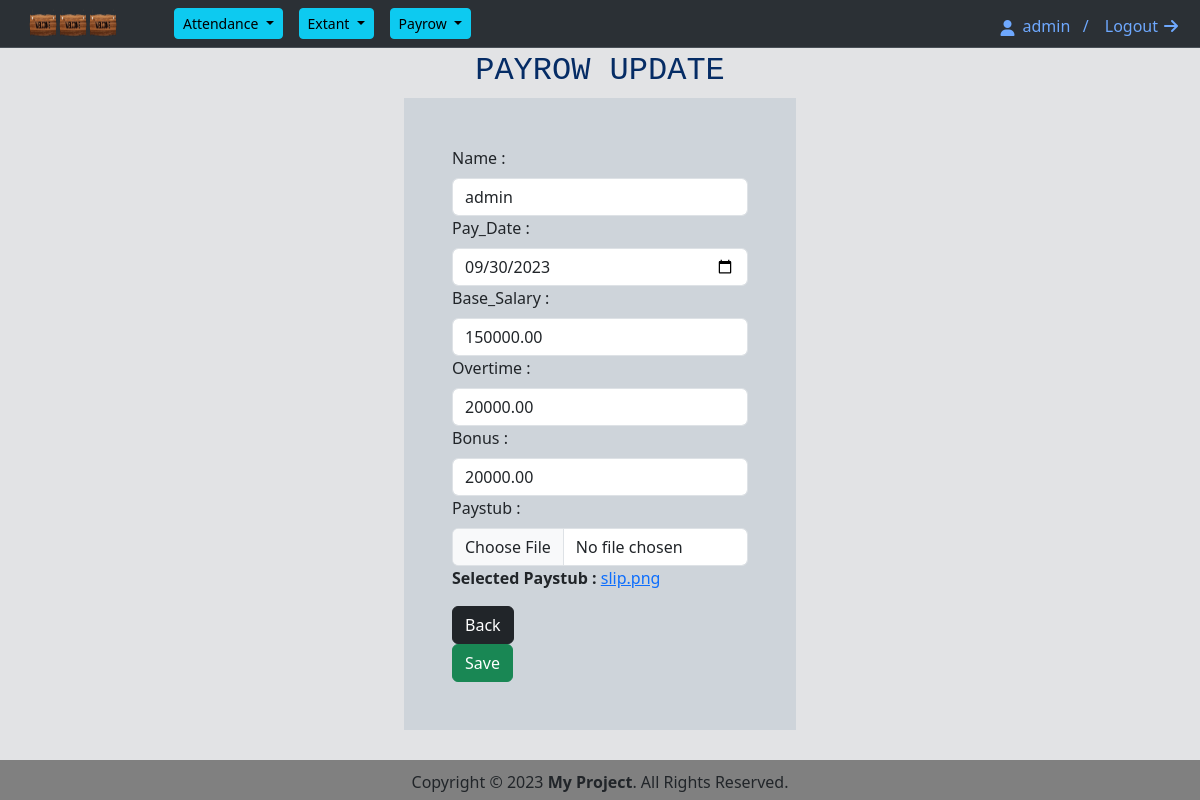
The app's page /payrow/update/1/ (signed in) with its own data.
### payrow/models.py (models this page shows, shortened)
class Payrow(models.Model):
    name = models.CharField(max_length=30)
    pay_date = models.DateField()
    base_salary = models.DecimalField(max_digits=10, decimal_places=2)
    overtime = models.DecimalField(max_digits=10, decimal_places=2)
    bonus = models.DecimalField(max_digits=10, decimal_places=2)
    paystub = models.ImageField(default=None, blank=True)

### payrow/views.py (the view, shortened to what this page needs)
# urls.py: path('update/<int:pk>/',views.payrow_update),
@permission_required('payrow.change_payrow',login_url='login')
def payrow_update(request,pk):
    payrows = Payrow.objects.get(id=pk)
    if request.method == "GET":
        payrows.pay_date = str(payrows.pay_date)
        return render(request,'payrowUpdate.html',{"payrows":payrows,"paystub_image":payrows.paystub})

### payrow/templates/payrowUpdate.html (shortened to what this page needs)
{% extends 'base.html' %}
{% block title %}  <h2>Payrow Update</h2> {% endblock %}
{% block body %}
{% load static %}
<div class="container-fluid">
<form class="container col-lg-4 p-5 g-3 bg-dark-subtle" method="POST" action="/payrow/update/{{payrows.id}}/" enctype="multipart/form-data">
    <div class="col-md-12">
        <label class="form-label">Name :</label>
        <input type="text" name="name" value="{{payrows.name}}" class="form-control">
    </div>
    <div class="col-md-12">
        <label class="form-label">Pay_Date :</label>
        <input type="date" name="pay_date" value="{{payrows.pay_date}}" class="form-control">
    </div>
    <div class="col-12">
        <label class="form-label">Base_Salary :</label>
        <input type="number" name="base_salary" value="{{payrows.base_salary}}" class="form-control">
    </div>
    <div class="col-12">
        <label class="form-label">Overtime :</label>
        <input type="number" name="overtime" value="{{payrows.overtime}}" class="form-control">
    </div>
    <div class="col-md-12">
        <label class="form-label">Bonus :</label>
        <input type="number" name="bonus" value="{{payrows.bonus}}" class="form-control">
    </div>
    <div class="col-md-12">
        <label class="form-label">Paystub :</label>
        <input type="file" name="paystub" class="form-control">
        {% if paystub_image %}
        <p><strong>Selected Paystub :</strong> <a href="{{paystub_image_url}}">{{ paystub_image }}</a></p>
        {% endif %}
    </div>
    <div class="col-lg-4">
        <a href="javascript:history.back()" class="btn btn-dark">Back</a>
      <button type="submit" class="btn btn-success">Save</button>
    </div>
  </form>
</div>
{% endblock %}

### templates/header.html (shortened to what this page needs)
<nav class="navbar navbar-expand-lg bg-body-tertiary border-bottom border-body" data-bs-theme="dark">
    <div class="container-fluid">
        <a class="ms-3" href="#">
            <img src="/static/logoimg.png"><img src="/static/logoimg.png"><img src="/static/logoimg.png">
        </a>
        {% if user.is_authenticated %}
        <div class="collapse navbar-collapse ms-2" id="navbarNav">
            <ul class="navbar-nav">
                <div class="btn-group ms-5">
                    <button type="button" class="btn btn-sm btn-info dropdown-toggle" data-bs-toggle="dropdown" aria-expanded="false">
                        Attendance
                    </button>
                </div>
                <div class="btn-group ms-3">
                    <button type="button" class="btn btn-sm btn-info dropdown-toggle" data-bs-toggle="dropdown" aria-expanded="false">
                        Extant
                    </button>
                </div>
                <div class="btn-group ms-3">
                    <button type="button" class="btn btn-sm btn-info dropdown-toggle" data-bs-toggle="dropdown" aria-expanded="false">
                        Payrow
                    </button>
                </div>
            </ul>
        </div>
        <div class="d-flex mt-1 me-2">
            <a href="#" class="text-decoration-none me-2 icon-link icon-link-hover" style="--bs-icon-link-transform: translate3d(0, -.125rem, 0);">
            <i class="fa-solid fa-user mt-1 bi" aria-hidden="true"></i>
            {{ user.username }} &nbsp;&nbsp;/</a>
            <a href="/logout" class="text-decoration-none ms-2 icon-link icon-link-hover">
                Logout<i class="fa-solid fa-arrow-right bi" aria-hidden="true"></i></a>
        </div>
        {% endif %}
    </div>
</nav>

### static/css/style.css (style rules this page uses)
img { width: 30px; height: 30px; }

### records on screen
Payrow: name "admin", pay_date "09/30/2023", base_salary "150000.00", overtime "20000.00", bonus "20000.00", paystub "slip.png"

### other values on screen
{{ user.username }} "admin"
